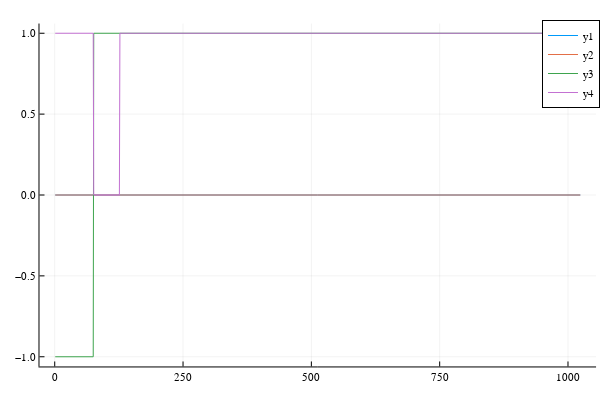

Notebook code for this chart:
### Code cell
plot(Mxd)
plot!(Myd)
plot!(Mzd)
plot!(w)

### Figure 1 — Plotly figure (JSON) as saved in the notebook; plotly's stock layout.template omitted (floating-point values rounded to 4 significant figures; data arrays with more than 128 entries replaced by an {"elided": "..."} marker saying what was removed)
{"data": [{"colorbar": {"title": ""}, "legendgroup": "y1", "line": {"color": "rgba(0, 154, 250, 1.000)", "dash": "solid", "shape": "linear", "width": 1}, "mode": "lines", "name": "y1", "showlegend": true, "type": "scatter", "x": {"elided": "1024 int values"}, "xaxis": "x", "y": {"elided": "1024 int values"}, "yaxis": "y", "zmax": null, "zmin": null}, {"colorbar": {"title": ""}, "legendgroup": "y2", "line": {"color": "rgba(227, 111, 71, 1.000)", "dash": "solid", "shape": "linear", "width": 1}, "mode": "lines", "name": "y2", "showlegend": true, "type": "scatter", "x": {"elided": "1024 int values"}, "xaxis": "x", "y": {"elided": "1024 int values"}, "yaxis": "y", "zmax": null, "zmin": null}, {"colorbar": {"title": ""}, "legendgroup": "y3", "line": {"color": "rgba(62, 164, 78, 1.000)", "dash": "solid", "shape": "linear", "width": 1}, "mode": "lines", "name": "y3", "showlegend": true, "type": "scatter", "x": {"elided": "1024 int values"}, "xaxis": "x", "y": {"elided": "1024 int values"}, "yaxis": "y", "zmax": null, "zmin": null}, {"colorbar": {"title": ""}, "legendgroup": "y4", "line": {"color": "rgba(195, 113, 210, 1.000)", "dash": "solid", "shape": "linear", "width": 1}, "mode": "lines", "name": "y4", "showlegend": true, "type": "scatter", "x": {"elided": "1024 int values"}, "xaxis": "x", "y": {"elided": "1024 int values"}, "yaxis": "y", "zmax": null, "zmin": null}], "layout": {"annotations": [], "height": 400, "legend": {"bgcolor": "rgba(255, 255, 255, 1.000)", "bordercolor": "rgba(0, 0, 0, 1.000)", "borderwidth": 1, "font": {"color": "rgba(0, 0, 0, 1.000)", "family": "sans-serif", "size": 11}, "title": {"font": {"color": "rgba(0, 0, 0, 1.000)", "family": "sans-serif", "size": 15}, "text": ""}, "tracegroupgap": 0, "traceorder": "normal", "x": 1, "xanchor": "auto", "y": 1, "yanchor": "auto"}, "margin": {"b": 20, "l": 0, "r": 0, "t": 20}, "paper_bgcolor": "rgba(255, 255, 255, 1.000)", "plot_bgcolor": "rgba(255, 255, 255, 1.000)", "showlegend": true, "width": 600, "xaxis": {"anchor": "y", "domain": [0.06582, 0.9934], "gridcolor": "rgba(0, 0, 0, 0.100)", "gridwidth": 0.5, "linecolor": "rgba(0, 0, 0, 1.000)", "mirror": false, "range": [-29.69, 1055.0], "showgrid": true, "showline": true, "showticklabels": true, "tickangle": 0, "tickcolor": "rgb(0, 0, 0)", "tickfont": {"color": "rgba(0, 0, 0, 1.000)", "family": "sans-serif", "size": 11}, "tickmode": "array", "ticks": "inside", "ticktext": ["0", "250", "500", "750", "1000"], "tickvals": [0, 250, 500, 750, 1000], "title": "", "titlefont": {"color": "rgba(0, 0, 0, 1.000)", "family": "sans-serif", "size": 15}, "type": "-", "visible": true, "zeroline": false, "zerolinecolor": "rgba(0, 0, 0, 1.000)"}, "yaxis": {"anchor": "x", "domain": [0.03762, 0.9902], "gridcolor": "rgba(0, 0, 0, 0.100)", "gridwidth": 0.5, "linecolor": "rgba(0, 0, 0, 1.000)", "mirror": false, "range": [-1.06, 1.06], "showgrid": true, "showline": true, "showticklabels": true, "tickangle": 0, "tickcolor": "rgb(0, 0, 0)", "tickfont": {"color": "rgba(0, 0, 0, 1.000)", "family": "sans-serif", "size": 11}, "tickmode": "array", "ticks": "inside", "ticktext": ["−1.0", "−0.5", "0.0", "0.5", "1.0"], "tickvals": [-1, -0.5, 0, 0.5, 1], "title": "", "titlefont": {"color": "rgba(0, 0, 0, 1.000)", "family": "sans-serif", "size": 15}, "type": "-", "visible": true, "zeroline": false, "zerolinecolor": "rgba(0, 0, 0, 1.000)"}}}
